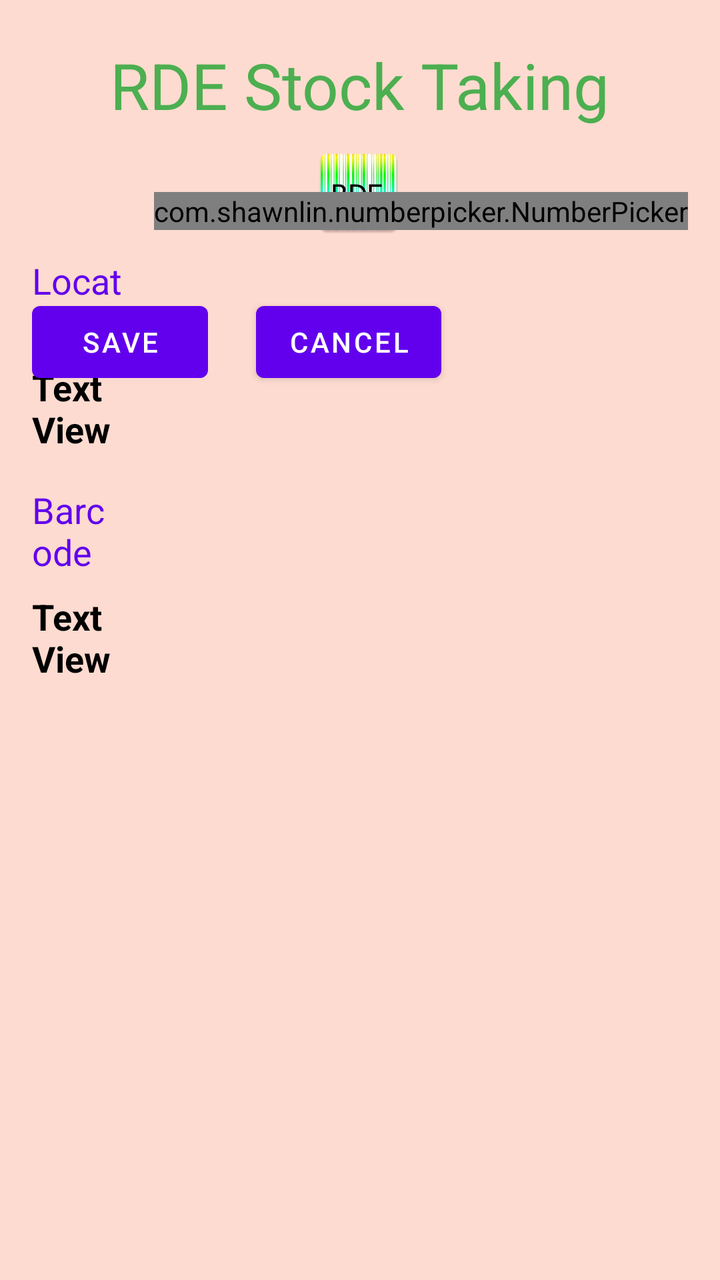
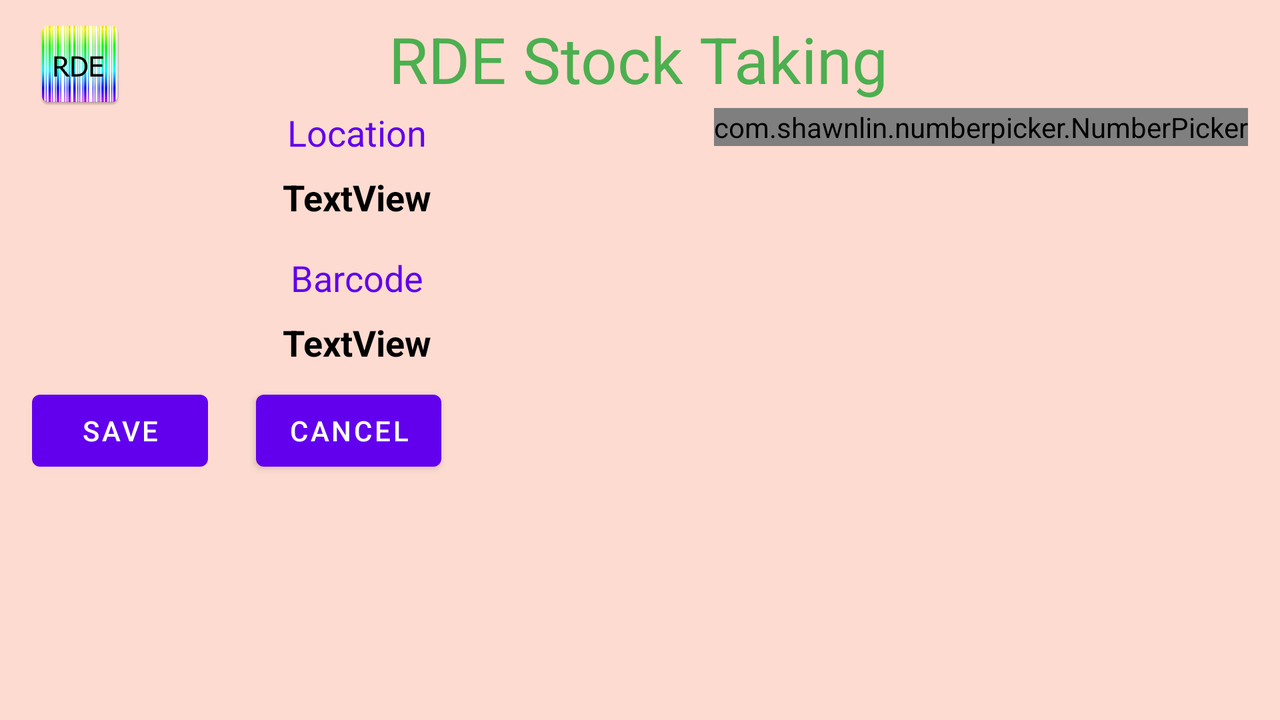

Compare how this app lays out the same screen by default and in its alternative resource folder. The renders come first, then the two layout files and the values they reference.
<!-- AndroidManifest.xml: application theme Theme.RDEStockTacking -->
<!-- res/layout/record_dlg.xml -->
<?xml version="1.0" encoding="utf-8"?>
<androidx.constraintlayout.widget.ConstraintLayout xmlns:android="http://schemas.android.com/apk/res/android"
    xmlns:app="http://schemas.android.com/apk/res-auto"
    xmlns:tools="http://schemas.android.com/tools"
    android:background="@color/colorBackground"
    android:layout_width="match_parent"
    android:layout_height="match_parent">
    <TextView
        android:id="@+id/tvRecTitle"
        android:layout_width="wrap_content"
        android:layout_height="wrap_content"
        android:layout_marginTop="21dp"
        android:text="@string/app_name"
        android:textColor="#4CAF50"
        android:textSize="32sp"
        android:typeface="normal"
        app:layout_constraintEnd_toEndOf="parent"
        app:layout_constraintHorizontal_bias="0.498"
        app:layout_constraintStart_toStartOf="parent"
        app:layout_constraintTop_toTopOf="parent" />

    <ImageView
        android:id="@+id/ivRecAboutLogo"
        android:layout_width="wrap_content"
        android:layout_height="wrap_content"
        android:layout_centerHorizontal="true"
        android:layout_marginTop="8dp"
        app:layout_constraintEnd_toEndOf="parent"
        app:layout_constraintHorizontal_bias="0.498"
        app:layout_constraintStart_toStartOf="parent"
        app:layout_constraintTop_toBottomOf="@+id/tvRecTitle"
        app:srcCompat="@mipmap/ic_launcher" />


    <TextView
        android:id="@+id/tvDLGLocCapt"
        android:layout_width="0dp"
        android:layout_height="wrap_content"
        android:layout_marginStart="16dp"
        android:layout_marginTop="8dp"
        android:layout_marginEnd="16dp"
        android:text="@string/label_location"
        android:textColor="@color/colorPrimary"
        android:textSize="18sp"
        app:layout_constraintEnd_toStartOf="@+id/number_picker"
        app:layout_constraintStart_toStartOf="parent"
        app:layout_constraintTop_toBottomOf="@+id/ivRecAboutLogo" />

    <com.shawnlin.numberpicker.NumberPicker
        android:id="@+id/number_picker"
        android:layout_width="wrap_content"
        android:layout_height="wrap_content"
        android:layout_marginTop="32dp"
        android:layout_marginEnd="16dp"
        app:layout_constraintEnd_toEndOf="parent"
        app:layout_constraintTop_toBottomOf="@+id/tvRecTitle"
        app:np_dividerColor="@color/colorPrimary"
        app:np_dividerType="side_lines"
        app:np_fadingEdgeEnabled="true"
        app:np_height="180dp"
        app:np_max="1000"
        app:np_min="0"
        app:np_orientation="vertical"
        app:np_selectedTextColor="@color/colorPrimary"
        app:np_selectedTextSize="18sp"
        app:np_selectedTextStrikeThru="false"
        app:np_textColor="@color/colorPrimary"
        app:np_textSize="18sp"
        app:np_value="3777"
        app:np_width="64dp"
        app:np_wrapSelectorWheel="true" />

    <Button
        android:id="@+id/btnRecOk"
        android:layout_width="wrap_content"
        android:layout_height="wrap_content"
        android:layout_marginStart="16dp"
        android:layout_marginTop="32dp"
        android:text="Save"
        app:layout_constraintStart_toStartOf="parent"
        app:layout_constraintTop_toBottomOf="@+id/number_picker" />

    <Button
        android:id="@+id/btnRecCancel"
        android:layout_width="wrap_content"
        android:layout_height="wrap_content"
        android:layout_marginStart="24dp"
        android:layout_marginTop="32dp"
        android:text="@android:string/cancel"
        app:layout_constraintStart_toEndOf="@+id/btnRecOk"
        app:layout_constraintTop_toBottomOf="@+id/number_picker" />

    <TextView
        android:id="@+id/tvDlgLocation"
        android:layout_width="0dp"
        android:layout_height="wrap_content"
        android:layout_marginStart="16dp"
        android:layout_marginTop="8dp"
        android:textSize="18sp"
        android:layout_marginEnd="16dp"
        android:text="TextView"
        android:textColor="@color/black"
        android:textStyle="bold"
        app:layout_constraintEnd_toStartOf="@+id/number_picker"
        app:layout_constraintStart_toStartOf="parent"
        app:layout_constraintTop_toBottomOf="@+id/tvDLGLocCapt" />

    <TextView
        android:id="@+id/tvDlgBarCap"
        android:layout_width="0dp"
        android:layout_height="wrap_content"
        android:layout_marginStart="16dp"
        android:textSize="18sp"
        android:layout_marginTop="16dp"
        android:layout_marginEnd="16dp"
        android:text="@string/label_barcode"
        android:textColor="@color/colorPrimary"
        app:layout_constraintEnd_toStartOf="@+id/number_picker"
        app:layout_constraintStart_toStartOf="parent"
        app:layout_constraintTop_toBottomOf="@+id/tvDlgLocation" />

    <TextView
        android:id="@+id/tvDlgBarcode"
        android:layout_width="0dp"
        android:layout_height="wrap_content"
        android:layout_marginStart="16dp"
        android:textSize="18sp"
        android:layout_marginTop="8dp"
        android:layout_marginEnd="16dp"
        android:text="TextView"
        android:textColor="@color/black"
        android:textStyle="bold"
        app:layout_constraintEnd_toStartOf="@+id/number_picker"
        app:layout_constraintStart_toStartOf="parent"
        app:layout_constraintTop_toBottomOf="@+id/tvDlgBarCap" />
</androidx.constraintlayout.widget.ConstraintLayout>
<!-- resources referenced by this layout -->
<resources>
  <color name="black">#FF000000</color>
  <color name="colorBackground">#FEDBD0</color>
  <color name="colorPrimary">#6200EE</color>
  <!-- mipmap ic_launcher: png bitmap (mipmap-hdpi, 10196 bytes) -->
  <string name="app_name">RDE Stock Taking</string>
  <string name="label_barcode">Barcode</string>
  <string name="label_location">Location</string>
  <style name="Theme.RDEStockTacking" parent="Theme.MaterialComponents.DayNight.DarkActionBar">
          
          <item name="colorPrimary">@color/purple_500</item>
          <item name="colorPrimaryVariant">@color/purple_700</item>
          <item name="colorOnPrimary">@color/white</item>
          
          <item name="colorSecondary">@color/teal_200</item>
          <item name="colorSecondaryVariant">@color/teal_700</item>
          <item name="colorOnSecondary">@color/black</item>
          
          <item name="android:statusBarColor" tools:targetApi="l">?attr/colorPrimaryVariant</item>
          
      </style>
  <color name="purple_500">#FF6200EE</color>
  <color name="purple_700">#FF3700B3</color>
  <color name="white">#FFFFFFFF</color>
  <color name="teal_200">#FF03DAC5</color>
  <color name="teal_700">#FF018786</color>
</resources>
<!-- res/layout-land/record_dlg.xml (the repository's variant of the layout above) -->
<!-- drawn on the phone turned sideways -->
<?xml version="1.0" encoding="utf-8"?>
<androidx.constraintlayout.widget.ConstraintLayout xmlns:android="http://schemas.android.com/apk/res/android"
    xmlns:app="http://schemas.android.com/apk/res-auto"
    xmlns:tools="http://schemas.android.com/tools"
    android:background="@color/colorBackground"
    android:layout_width="match_parent"
    android:layout_height="match_parent">

    <TextView
        android:id="@+id/tvRecTitle"
        android:layout_width="wrap_content"
        android:layout_height="wrap_content"
        android:layout_marginTop="8dp"
        android:text="@string/app_name"
        android:textColor="#4CAF50"
        android:textSize="32sp"
        android:typeface="normal"
        app:layout_constraintEnd_toEndOf="parent"
        app:layout_constraintHorizontal_bias="0.498"
        app:layout_constraintStart_toStartOf="parent"
        app:layout_constraintTop_toTopOf="parent" />

    <ImageView
        android:id="@+id/ivRecAboutLogo"
        android:layout_width="wrap_content"
        android:layout_height="wrap_content"
        android:layout_centerHorizontal="true"
        android:layout_marginStart="16dp"
        android:layout_marginTop="8dp"
        app:layout_constraintStart_toStartOf="parent"
        app:layout_constraintTop_toTopOf="parent"
        app:srcCompat="@mipmap/ic_launcher" />


    <TextView
        android:id="@+id/tvDLGLocCapt"
        android:layout_width="0dp"
        android:layout_height="wrap_content"
        android:layout_marginStart="16dp"
        android:layout_marginTop="3dp"
        android:layout_marginEnd="16dp"
        android:gravity="center"
        android:text="@string/label_location"
        android:textColor="@color/colorPrimary"
        android:textSize="18sp"
        app:layout_constraintEnd_toStartOf="@+id/number_picker"
        app:layout_constraintStart_toStartOf="parent"
        app:layout_constraintTop_toBottomOf="@+id/tvRecTitle" />

    <com.shawnlin.numberpicker.NumberPicker
        android:id="@+id/number_picker"
        android:layout_width="wrap_content"
        android:layout_height="wrap_content"
        android:layout_marginTop="3dp"
        android:layout_marginEnd="16dp"
        app:layout_constraintEnd_toEndOf="parent"
        app:layout_constraintTop_toBottomOf="@+id/tvRecTitle"
        app:np_dividerColor="@color/colorPrimary"
        app:np_dividerType="side_lines"
        app:np_fadingEdgeEnabled="true"
        app:np_height="180dp"
        app:np_max="1000"
        app:np_min="0"
        app:np_orientation="vertical"
        app:np_selectedTextColor="@color/colorPrimary"
        app:np_selectedTextSize="18sp"
        app:np_selectedTextStrikeThru="false"
        app:np_textColor="@color/colorPrimary"
        app:np_textSize="18sp"
        app:np_value="3777"
        app:np_width="64dp"
        app:np_wrapSelectorWheel="true" />

    <Button
        android:id="@+id/btnRecOk"
        android:layout_width="wrap_content"
        android:layout_height="wrap_content"
        android:layout_marginStart="16dp"
        android:layout_marginTop="8dp"
        android:text="Save"
        app:layout_constraintStart_toStartOf="parent"
        app:layout_constraintTop_toBottomOf="@+id/tvDlgBarcode" />

    <Button
        android:id="@+id/btnRecCancel"
        android:layout_width="wrap_content"
        android:layout_height="wrap_content"
        android:layout_marginStart="24dp"
        android:layout_marginTop="8dp"
        android:text="@android:string/cancel"
        app:layout_constraintStart_toEndOf="@+id/btnRecOk"
        app:layout_constraintTop_toBottomOf="@+id/tvDlgBarcode" />

    <TextView
        android:id="@+id/tvDlgLocation"
        android:layout_width="0dp"
        android:layout_height="wrap_content"
        android:layout_marginStart="16dp"
        android:layout_marginTop="8dp"
        android:textSize="18sp"
        android:layout_marginEnd="16dp"
        android:gravity="center"
        android:text="TextView"
        android:textColor="@color/black"
        android:textStyle="bold"
        app:layout_constraintEnd_toStartOf="@+id/number_picker"
        app:layout_constraintStart_toStartOf="parent"
        app:layout_constraintTop_toBottomOf="@+id/tvDLGLocCapt" />

    <TextView
        android:id="@+id/tvDlgBarCap"
        android:layout_width="0dp"
        android:layout_height="wrap_content"
        android:layout_marginStart="16dp"
        android:textSize="18sp"
        android:layout_marginTop="16dp"
        android:layout_marginEnd="16dp"
        android:gravity="center"
        android:text="@string/label_barcode"
        android:textColor="@color/colorPrimary"
        app:layout_constraintEnd_toStartOf="@+id/number_picker"
        app:layout_constraintStart_toStartOf="parent"
        app:layout_constraintTop_toBottomOf="@+id/tvDlgLocation" />

    <TextView
        android:id="@+id/tvDlgBarcode"
        android:layout_width="0dp"
        android:layout_height="wrap_content"
        android:layout_marginStart="16dp"
        android:layout_marginTop="8dp"
        android:layout_marginEnd="16dp"
        android:gravity="center"
        android:text="TextView"
        android:textColor="@color/black"
        android:textSize="18sp"
        android:textStyle="bold"
        app:layout_constraintEnd_toStartOf="@+id/number_picker"
        app:layout_constraintStart_toStartOf="parent"
        app:layout_constraintTop_toBottomOf="@+id/tvDlgBarCap" />
</androidx.constraintlayout.widget.ConstraintLayout>
